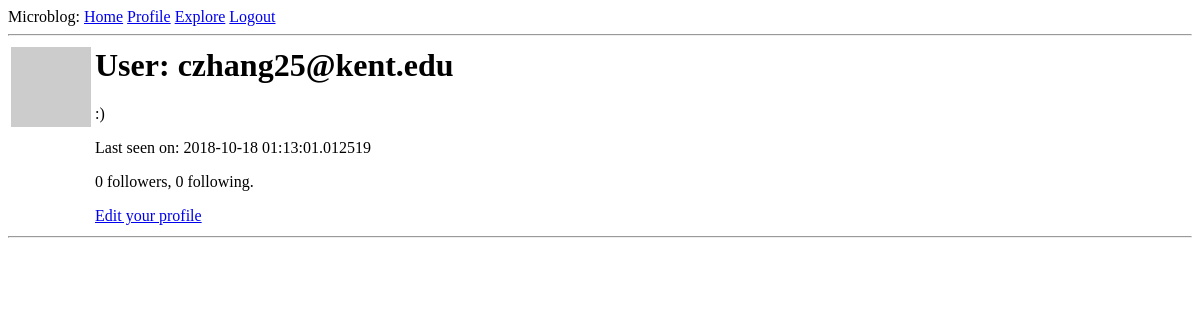
The app's page /user/czhang25@kent.edu (signed in), older data.
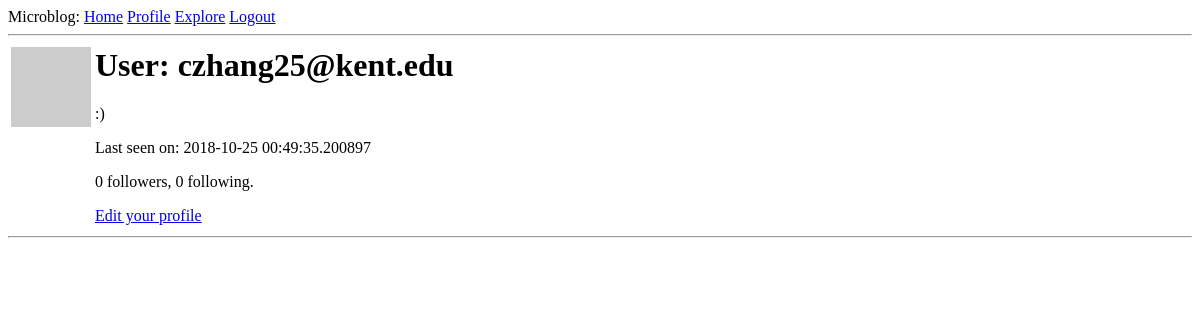
The same page, newer data.
### app/models.py (models this page shows, shortened)
class User(UserMixin, db.Model):
    id = db.Column(db.Integer, primary_key=True)
    username = db.Column(db.String(64), index=True, unique=True)
    email = db.Column(db.String(120), index=True, unique=True)
    password_hash = db.Column(db.String(128))
    posts = db.relationship('Post', backref='author', lazy='dynamic')
    about_me = db.Column(db.String(140))
    last_seen = db.Column(db.DateTime, default=datetime.utcnow)
    followed = db.relationship(
        'User', secondary=followers,
        primaryjoin=(followers.c.follower_id == id),
        secondaryjoin=(followers.c.followed_id == id),
        backref=db.backref('followers', lazy='dynamic'), lazy='dynamic')
    def avatar(self, size):
        digest = md5(self.email.lower().encode('utf-8')).hexdigest()
        return 'https://www.gravatar.com/avatar/{}?d=identicon&s={}'.format(digest, size)

### app/routes.py (the view)
@app.route('/user/<username>')
@login_required
def user(username):
    user = User.query.filter_by(username=username).first_or_404()
    page = request.args.get('page', 1, type=int)
    posts = user.posts.order_by(Post.timestamp.desc()).paginate(
        page, app.config['POSTS_PER_PAGE'], False)
    next_url = url_for('user', username=user.username, page=posts.next_num) \
        if posts.has_next else None
    prev_url = url_for('user', username=user.username, page=posts.prev_num) \
        if posts.has_prev else None
    return render_template('user.html', user=user, posts=posts.items,
                           next_url=next_url, prev_url=prev_url)

### app/models.py (called while the page is built)
@login.user_loader
def load_user(id):
    return User.query.get(int(id))

### app/routes.py (called while the page is built)
@app.before_request
def before_request():
    if current_user.is_authenticated:
        current_user.last_seen = datetime.utcnow()
        db.session.commit()

### app/templates/user.html (shortened to what this page needs)
{% extends "base.html" %}
{% block content %}
<table>
    <tr valign="top">
        <td><img src="{{ user.avatar(128) }}"></td>
        <td>
            <h1>User: {{ user.username }}</h1>
            {% if user.about_me %}<p>{{ user.about_me }}</p>{% endif %}
            {% if user.last_seen %}<p>Last seen on: {{ user.last_seen }}</p>{% endif %}
            <p>{{ user.followers.count() }} followers, {{ user.followed.count() }} following.</p>
            {% if user == current_user %}
            <p><a href="{{ url_for('edit_profile') }}">Edit your profile</a></p>
            {% elif not current_user.is_following(user) %}
            <p><a href="{{ url_for('follow', username=user.username) }}">Follow</a></p>
            {% else %}
            <p><a href="{{ url_for('unfollow', username=user.username) }}">Unfollow</a></p>
            {% endif %}
        </td>
    </tr>
</table>
    <hr>
{% endblock %}

Row changes from the older to the newer data that the page shows:
changed User "czhang25@kent.edu": last_seen "2018-10-18 01:13:01.012519" → "2018-10-25 00:49:35.200897"
